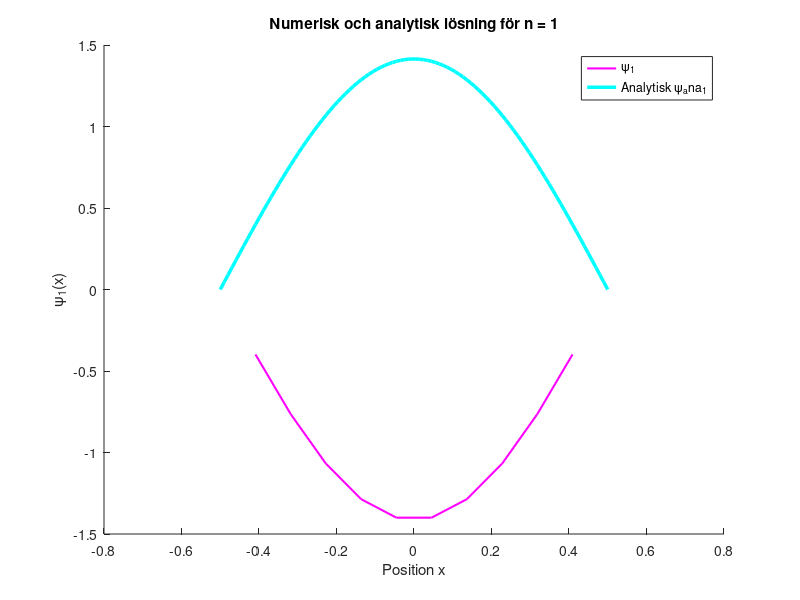
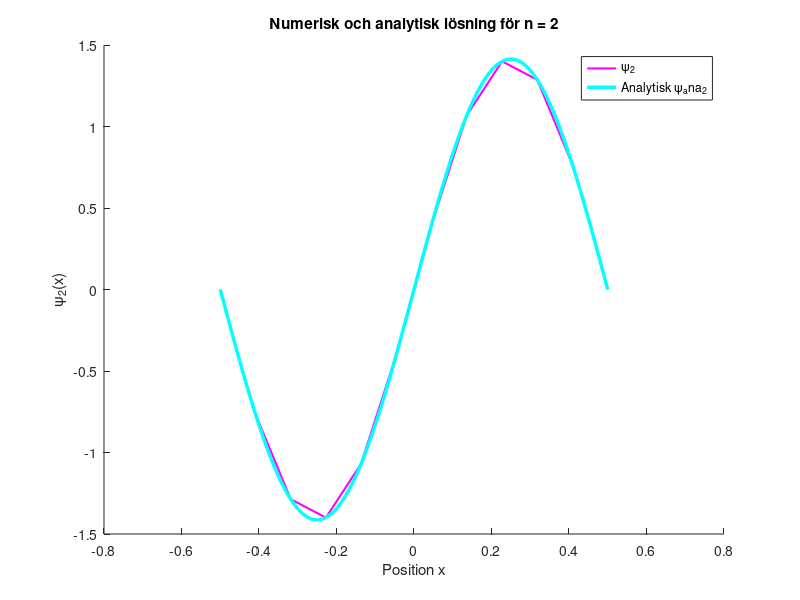
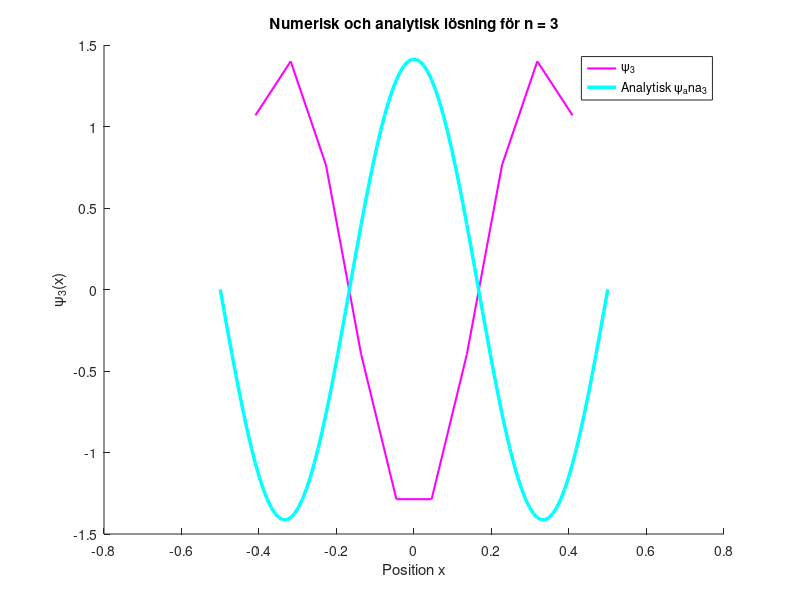
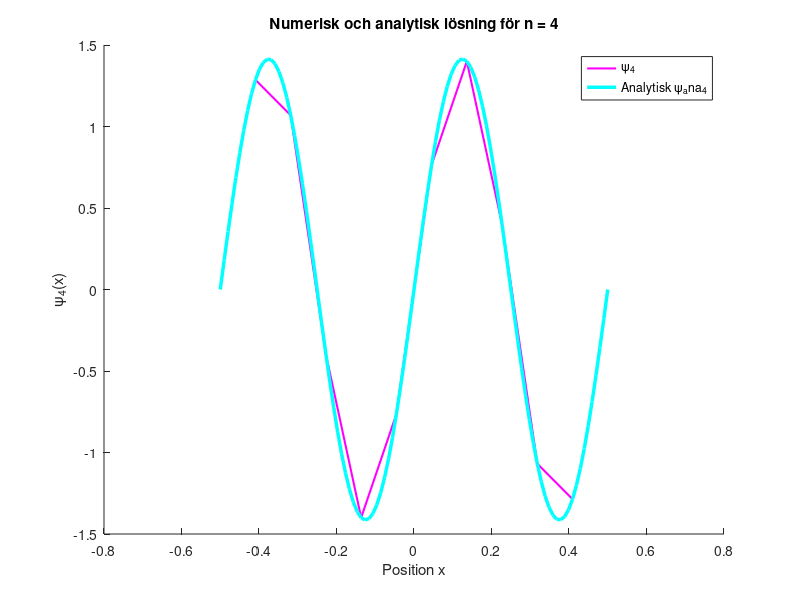

The MATLAB source for these figures, in order: (Note: this script raises an error after producing the figures.)
%% 1.a,b

clear;clc;clf

%given data
N=10; %diskreta pkter
delta=1/(N+1); %diskret steglängd
vk=0; %pot.energi

% Bygg tridiagonala matrisen
main_diag = 1./(delta.^2) * ones(N,1); % Huvuddiagonal
off_diag = -1./(2.*delta^2) * ones(N-1,1); % Super- och subdiagonalen

% Justera huvuddiagonalen för att inkludera potentialen
main_diag1= main_diag + vk;

% Konstruera tridiagonala matrisen
H = diag(main_diag1) + diag(off_diag, 1) + diag(off_diag, -1);

%Hitta egenvärden och egenvektorer
[wavefcn, eigenvalue] = eig(H);
disp(eigenvalue); 

%Beräkna de analytiska egenvärdena för att kunna jämföra dem med de
%numeriska i en plot
n=1:N; %vektor med enerinivåindex där n=1,2,3,....,N
ana_eigenvalue=(pi^2*n.^2)/2; %se analytisk lösn. för framtagning av ekv.

disp('Analytiska egenvärden för de 10 första energinivåerna');
disp(ana_eigenvalue);

%Normalisera:
norm_factors=zeros(1, N); 

for n=1:N
    psi_n=wavefcn(:,n);
    norm_factors(n)=sqrt(sum(abs(psi_n).^2)*delta); %normaliseringsfaktor
    wavefcn(:,n)=wavefcn(:,n)./norm_factors(n); %vågfkn normaliserad
    % 
    % %Definerar gränsvärdena =0
    % wavefcn(1,n)=0; %x=-1/2
    % wavefcn(N,n)=0; %x=1/2
end 

%Normeringsfaktorer
disp('Normeringsfaktorer för varje kolonn i wavefcn');
disp(norm_factors);

%plotta och jämför de analytiska och numeriska funktionerna:
for n=1:N
    figure(n);
    hold on
    x=linspace(-1/2+delta, 1/2-delta, N); %definera intervallet för x-vektorn
    plot(x, wavefcn(:,n), 'm', 'LineWidth', 1.5, 'DisplayName', ['\psi_' num2str(n)]);
    
     x=linspace(-1/2, 1/2);
    if mod(n,2)==1 %udda n
        psi_ana=sqrt(2)*cos(n*pi*x);
    else %jämn n
        psi_ana=sqrt(2)*sin(n*pi*x);
    end 

 %analytisk funktion:
 plot(x, psi_ana, 'c', 'LineWidth', 2.5, 'DisplayName', ['Analytisk \psi_ana_' num2str(n)]);
 
 xlabel('Position x')
 ylabel(['\psi_' num2str(n) '(x)']);
 title(['Numerisk och analytisk lösning för n = ' num2str(n)]);
 legend show;

 hold off;

end 

%% 1. c
format long g

%given data:
N=50; %diskreta punkter,antalet kan ändras 
delta=1/(N+1); %ska det vara minus här också??
vk=0; %pot.energi

% Bygg tridiagonala matrisen
main_diag = 1./(delta.^2) * ones(N,1); % Huvuddiagonal
off_diag = -1./(2.*delta^2) * ones(N-1,1); % Super- och subdiagonalen

% Justera huvuddiagonalen för att inkludera potentialen
main_diag1= main_diag + vk;

% Konstruera tridiagonala matrisen
H = diag(main_diag1) + diag(off_diag, 1) + diag(off_diag, -1);

%Hitta egenvärden och egenvektorer
[wavefcn, eigenvalue] = eig(H);
eigenvalues=diag(eigenvalue);
disp('egenvärden num.');
disp(eigenvalues); 

n=1:N; %vektor med enerinivåindex där n=1,2,3,....,N
ana_eigenvalues=(pi^2*n.^2)/2; %se analytisk lösn. för framtagning av ekv.
ana_eigenvalues=ana_eigenvalues.'; %transporterar eigenvektorn
disp('egenvärden ana. för 10 första energinivåerna')
disp(ana_eigenvalues);


%% fråga 2.a 
clear; clc; clf;

% Konstanter
hbar = 1.0545718e-34; % Plancks reducerande konstant J*s
m_e = 9.10938356e-31; % Elektronens massa kg
c =3e8;              % Ljusets hastighet m/s

% Givna våglängder 
L_max=790e-9;    %ger ett fmin
L_mid=593e-9;    %ger ett fmid (medelvärdet av fmin och fmax)
L_min=431e-9;    %ger ett fmax
L_target=[L_min, L_max, L_mid];

% Startvärden för optimering
a_start = 1e-9;        % Startvärde för a
fmin_start = 10;       % Startvärde för fmin
fmax_start = 35;       % Startvärde för fmax
start_values = [a_start, fmin_start, fmax_start];


%fminsearch (optimeringsverktyg) tillsammans med error(felfunktion)
options = optimset('Display', 'iter', 'TolFun', 1e-9, 'TolX', 1e-9);
optimal_values = fminsearch(@(parameters) calculate_error(parameters, L_target, hbar, m_e, c), start_values, options);

% Framtagning av optimala värden
[optimal_a, optimal_fmin, optimal_fmax]= deal(optimal_values(1), optimal_values(2), optimal_values(3));

% Utskrivna optimala värden 
fprintf('Optimalt a (nm): %.9f\n', optimal_a * 1e9);
fprintf('Optimalt fmin: %.9f\n', optimal_fmin);
fprintf('Optimalt fmax: %.9f\n', optimal_fmax);
fprintf('Optimalt fmedel: %.9f\n', (optimal_fmin + optimal_fmax) / 2);

%Beräkning av tot.felet mellan numerisk och givna våglängder
function error = calculate_error(parameters, L_target, hbar, m_e, c)
   
    a = parameters(1);
    fmin = parameters(2);
    fmax = parameters(3);
    fmid = (fmax + fmin) / 2; 

    % Diskretisering
    N = 100; 
    x = linspace(-1/2, 1/2, N); 
    delta = x(2) - x(1);    

    %Dimensionslös potential tillhörande varje f
     vk_max = (fmax * x).^2 / 2;
     vk_min = (fmin * x).^2 / 2;
     vk_mid = (fmid * x).^2 / 2;
 
    %Tridiagonala Hamiltion-matrisen tillhörande varje f
     main_diag = 1./(delta.^2);  % Huvuddiagonal
     off_diag = -1./(2.*delta^2) * ones(N-1,1);  % Super- och subdiagonal
     main_diag1 = main_diag + vk_max;  % Justerar huvuddiagonalen med potentialen
     H_max = diag(main_diag1) + diag(off_diag, 1) + diag(off_diag, -1);

     main_diag = 1./(delta.^2);  % Huvuddiagonal
     off_diag = -1./(2.*delta^2) * ones(N-1,1);  % Super- och subdiagonal
     main_diag1 = main_diag + vk_min;  % Justerar huvuddiagonalen med potentialen
     H_min = diag(main_diag1) + diag(off_diag, 1) + diag(off_diag, -1);

     main_diag = 1./(delta.^2);  % Huvuddiagonal
     off_diag = -1./(2.*delta^2) * ones(N-1,1);  % Super- och subdiagonal
     main_diag1 = main_diag + vk_mid;  % Justerar huvuddiagonalen med potentialen
     H_mid = diag(main_diag1) + diag(off_diag, 1) + diag(off_diag, -1);

     %Egenvärden (energier) tillhörande varje f
     [~, max_eigenvalues] = eig(H_max);
     max_energies = sort(diag(max_eigenvalues)) * (hbar^2 / (m_e * a^2));

     [~, min_eigenvalues] = eig(H_min);
     min_energies = sort(diag(min_eigenvalues)) * (hbar^2 / (m_e * a^2));

     [~, mid_eigenvalues] = eig(H_mid);
     mid_energies = sort(diag(mid_eigenvalues)) * (hbar^2 / (m_e * a^2));

     %Beräkna energidiffereansen för varje f
     deltaE12_max = abs( max_energies(2) -  max_energies(1));

     deltaE12_min = abs(min_energies(2) - min_energies(1));

     deltaE12_mid = abs(mid_energies(2) - mid_energies(1));

     %Beräkna numerisk våglängd
     L_num_mid = (hbar * 2 * pi * c) / deltaE12_mid;

     L_num_max = (hbar * 2 * pi * c) / deltaE12_min;

     L_num_min = (hbar * 2 * pi * c) / deltaE12_max;

     L_num = [L_num_min, L_num_max, L_num_mid];

     % Beräkna kvadrerat fel mellan beräknade och givna våglängder
    error = sum((L_target - L_num).^2);
end

